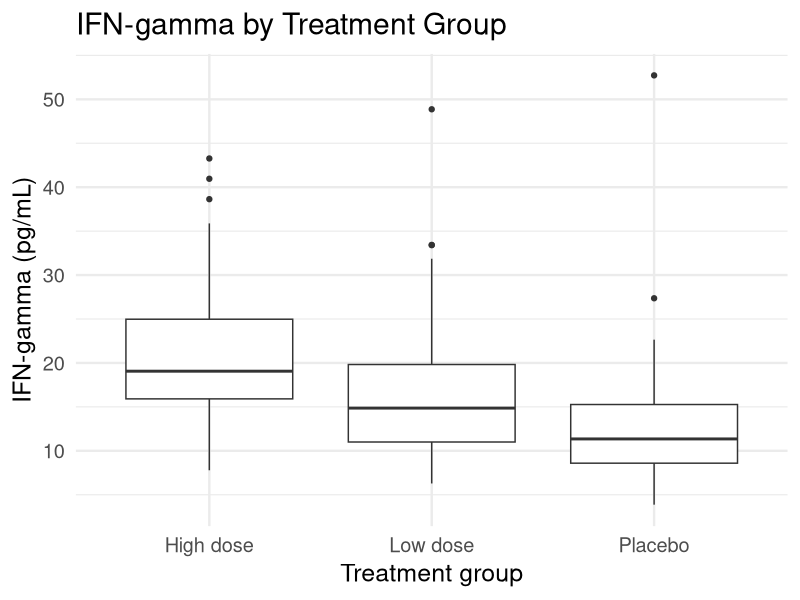
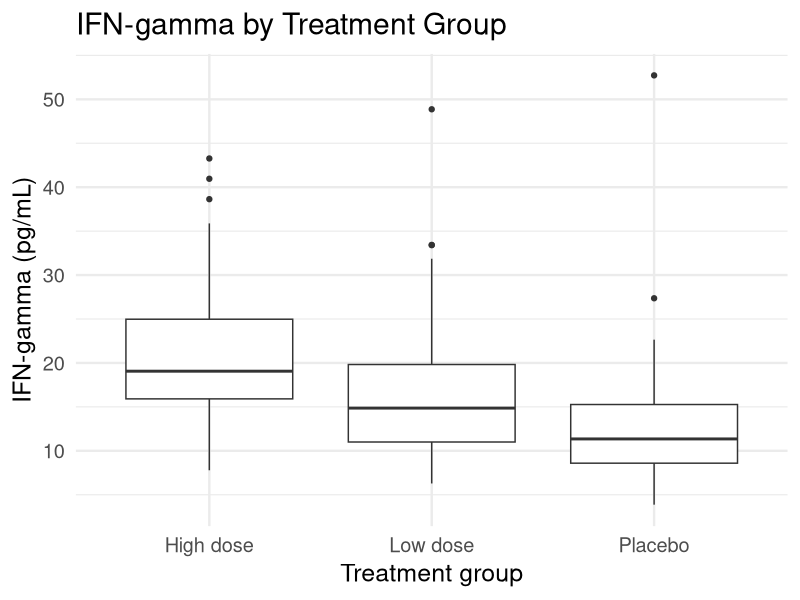
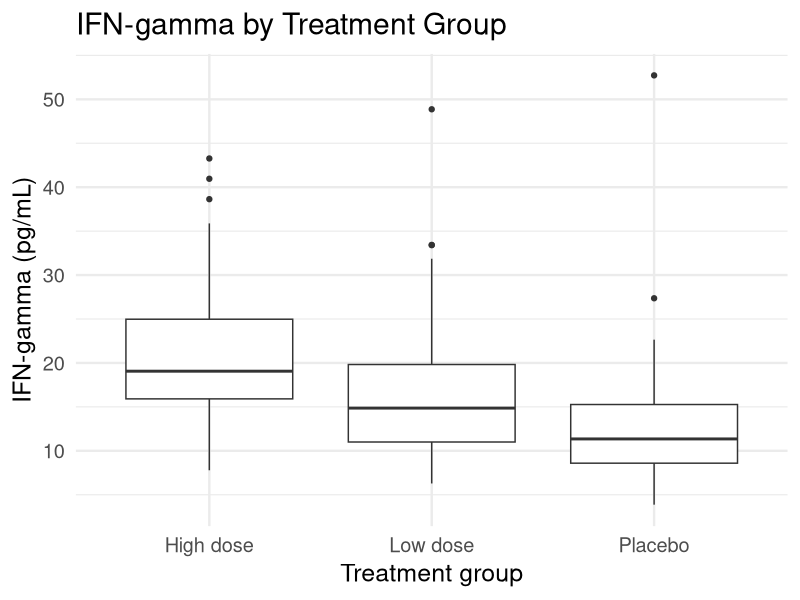
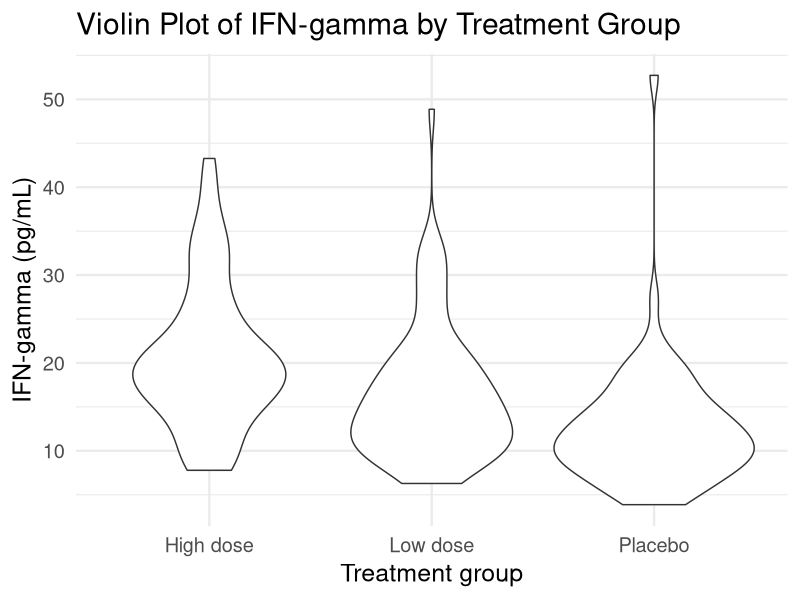
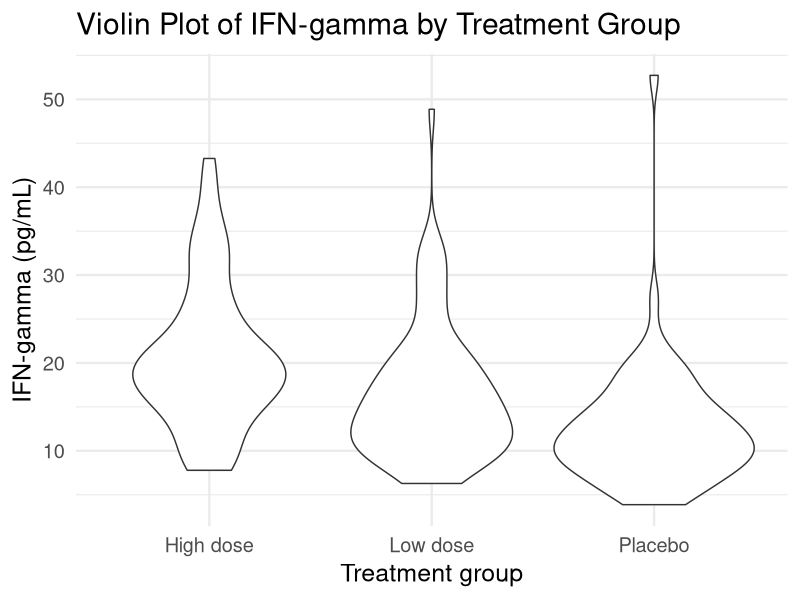
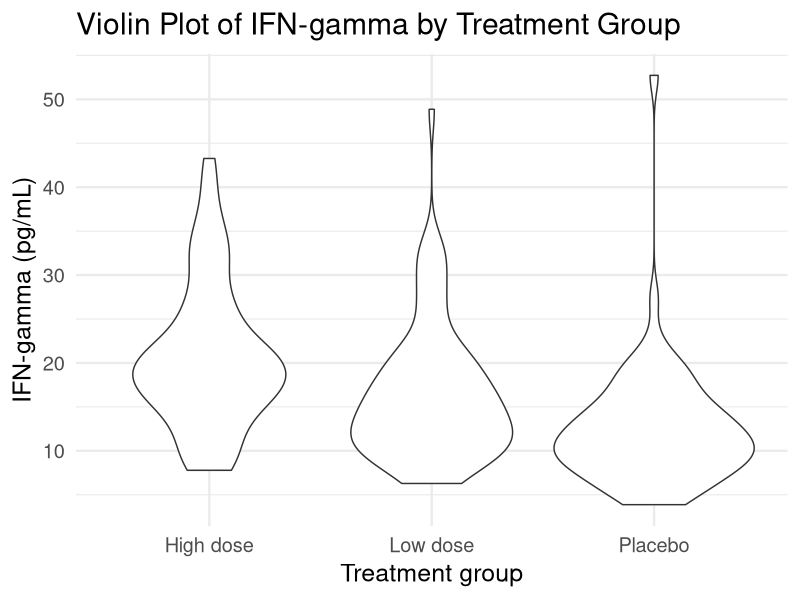
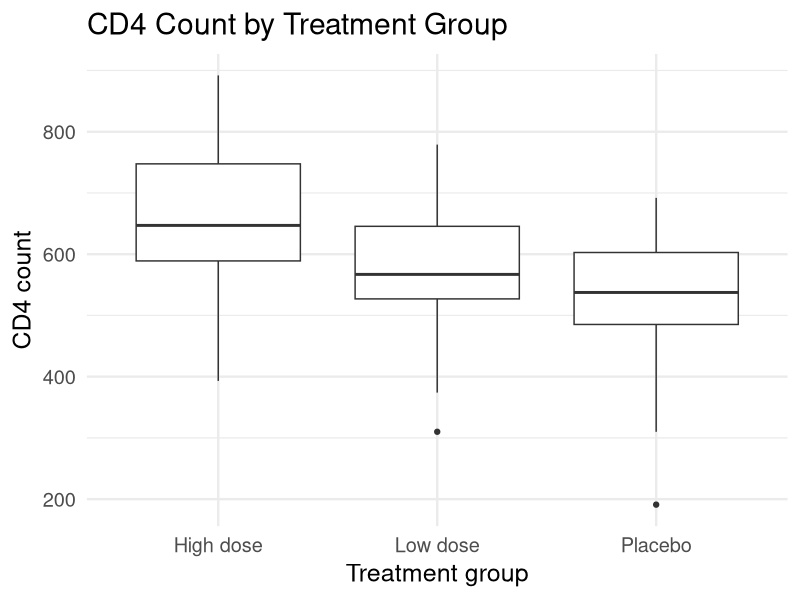
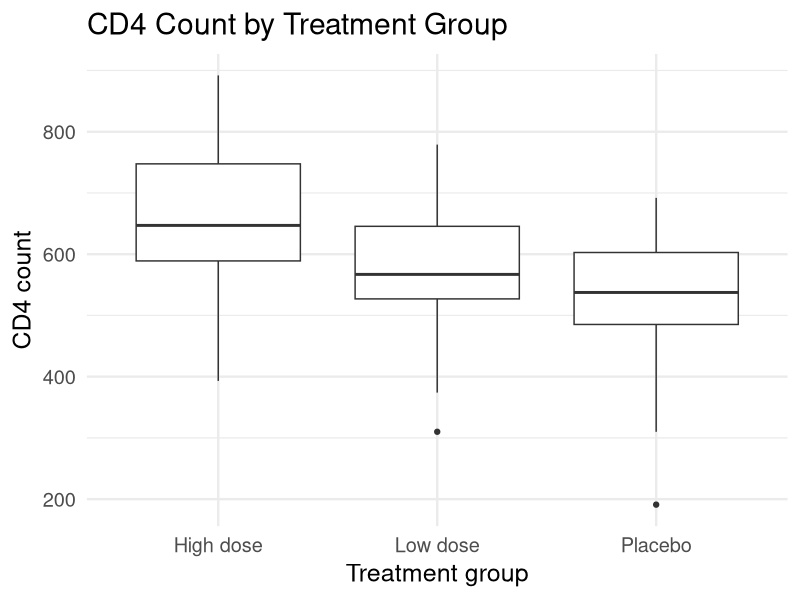

These charts were generated, in order, by the following R code:
## ---- chunk 1
library(tidyverse)
library(scales)
library(GGally)

theme_set(theme_minimal(base_size = 18))
set.seed(2026)
## ---- chunk 2
set.seed(305)

group_df <- tibble(
  patient_id = sprintf("G%03d", 1:210),
  treatment = sample(c("Placebo", "Low dose", "High dose"), 210, replace = TRUE),
  ifng = round(rlnorm(
    210,
    meanlog = c("Placebo" = log(11), "Low dose" = log(15), "High dose" = log(20))[treatment],
    sdlog = 0.42
  ), 2),
  cd4_count = round(rnorm(
    210,
    mean = c("Placebo" = 510, "Low dose" = 575, "High dose" = 645)[treatment],
    sd = 95
  )),
  response_class = sample(c("Responder", "Stable", "Progressive"), 210, replace = TRUE,
                          prob = c(0.35, 0.40, 0.25))
)
## ---- chunk 3
group_df |> slice_head(n = 8)
## ---- chunk 4
group_df |>
  group_by(treatment) |>
  summarise(
    n = n(),
    mean_ifng = mean(ifng),
    sd_ifng = sd(ifng)
  )
## ---- chunk 5
group_df |>
  group_by(treatment) |>
  summarise(
    n = n(),
    mean_ifng = mean(ifng),
    sd_ifng = sd(ifng)
  )
## ---- chunk 6
group_df |>
  group_by(treatment) |>
  summarise(
    median_ifng = median(ifng),
    iqr_ifng = IQR(ifng),
    median_cd4 = median(cd4_count),
    iqr_cd4 = IQR(cd4_count)
  )
## ---- chunk 7
group_df |>
  group_by(treatment) |>
  summarise(
    median_ifng = median(ifng),
    iqr_ifng = IQR(ifng),
    median_cd4 = median(cd4_count),
    iqr_cd4 = IQR(cd4_count)
  )
## ---- chunk 8
group_df |>
  group_by(treatment) |>
  summarise(
    median_ifng = median(ifng),
    iqr_ifng = IQR(ifng),
    median_cd4 = median(cd4_count),
    iqr_cd4 = IQR(cd4_count)
  )
## ---- chunk 9
plot <- ggplot(group_df, aes(x = treatment, y = ifng)) +
  geom_boxplot() +
  labs(
    title = "IFN-gamma by Treatment Group",
    x = "Treatment group",
    y = "IFN-gamma (pg/mL)"
  )

plot
## ---- chunk 10
plot <- ggplot(group_df, aes(x = treatment, y = ifng)) +
  geom_boxplot() +
  labs(
    title = "IFN-gamma by Treatment Group",
    x = "Treatment group",
    y = "IFN-gamma (pg/mL)"
  )

plot
## ---- chunk 11
plot <- ggplot(group_df, aes(x = treatment, y = ifng)) +
  geom_boxplot() +
  labs(
    title = "IFN-gamma by Treatment Group",
    x = "Treatment group",
    y = "IFN-gamma (pg/mL)"
  )

plot
## ---- chunk 12
plot2 <- ggplot(group_df, aes(x = treatment, y = ifng)) +
  geom_violin() +
  labs(
    title = "Violin Plot of IFN-gamma by Treatment Group",
    x = "Treatment group",
    y = "IFN-gamma (pg/mL)"
  )

plot2
## ---- chunk 13
plot2 <- ggplot(group_df, aes(x = treatment, y = ifng)) +
  geom_violin() +
  labs(
    title = "Violin Plot of IFN-gamma by Treatment Group",
    x = "Treatment group",
    y = "IFN-gamma (pg/mL)"
  )

plot2
## ---- chunk 14
plot2 <- ggplot(group_df, aes(x = treatment, y = ifng)) +
  geom_violin() +
  labs(
    title = "Violin Plot of IFN-gamma by Treatment Group",
    x = "Treatment group",
    y = "IFN-gamma (pg/mL)"
  )

plot2
## ---- chunk 15
plot <- ggplot(group_df, aes(x = treatment, y = cd4_count)) +
  geom_boxplot() +
  labs(
    title = "CD4 Count by Treatment Group",
    x = "Treatment group",
    y = "CD4 count"
  )

plot
## ---- chunk 16
plot <- ggplot(group_df, aes(x = treatment, y = cd4_count)) +
  geom_boxplot() +
  labs(
    title = "CD4 Count by Treatment Group",
    x = "Treatment group",
    y = "CD4 count"
  )

plot
## ---- chunk 17
plot <- ggplot(group_df, aes(x = ifng)) +
  geom_histogram(bins = 18) +
  facet_wrap(~ treatment, nrow = 1) +
  labs(
    title = "IFN-gamma Distribution Within Each Treatment Group",
    x = "IFN-gamma (pg/mL)",
    y = "Number of patients"
  )

plot
